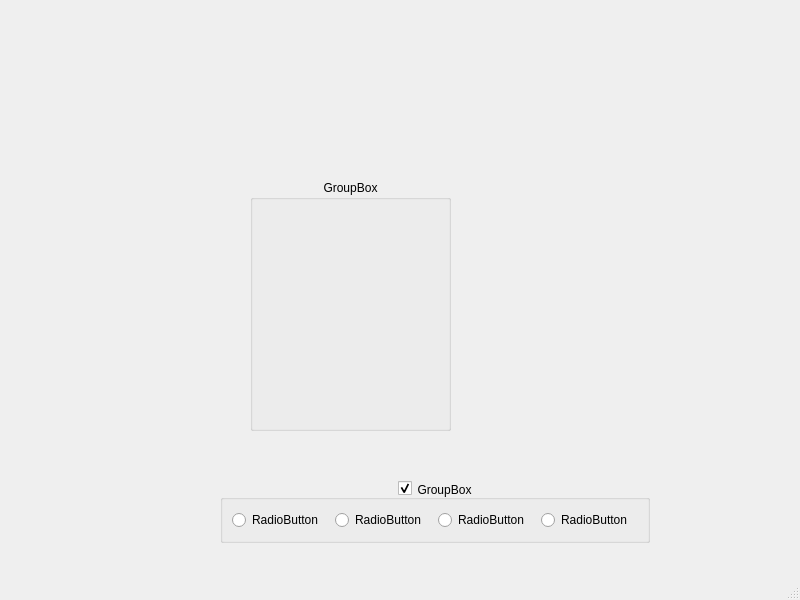
<?xml version="1.0" encoding="UTF-8"?>
<ui version="4.0">
 <class>MainWindow</class>
 <widget class="QMainWindow" name="MainWindow">
  <property name="geometry">
   <rect>
    <x>0</x>
    <y>0</y>
    <width>800</width>
    <height>600</height>
   </rect>
  </property>
  <property name="windowTitle">
   <string>MainWindow</string>
  </property>
  <widget class="QWidget" name="centralwidget">
   <widget class="QGroupBox" name="GroupBox">
    <property name="geometry">
     <rect>
      <x>250</x>
      <y>180</y>
      <width>201</width>
      <height>251</height>
     </rect>
    </property>
    <property name="title">
     <string>GroupBox</string>
    </property>
    <property name="alignment">
     <set>Qt::AlignmentFlag::AlignHCenter|Qt::AlignmentFlag::AlignTop</set>
    </property>
   </widget>
   <widget class="QGroupBox" name="groupBox">
    <property name="geometry">
     <rect>
      <x>220</x>
      <y>480</y>
      <width>430</width>
      <height>63</height>
     </rect>
    </property>
    <property name="title">
     <string>GroupBox</string>
    </property>
    <property name="alignment">
     <set>Qt::AlignmentFlag::AlignBottom|Qt::AlignmentFlag::AlignHCenter</set>
    </property>
    <property name="flat">
     <bool>true</bool>
    </property>
    <property name="checkable">
     <bool>true</bool>
    </property>
    <property name="checked">
     <bool>true</bool>
    </property>
    <layout class="QHBoxLayout" name="horizontalLayout">
     <item>
      <widget class="QRadioButton" name="radioButton_3">
       <property name="text">
        <string>RadioButton</string>
       </property>
      </widget>
     </item>
     <item>
      <widget class="QRadioButton" name="radioButton_2">
       <property name="text">
        <string>RadioButton</string>
       </property>
      </widget>
     </item>
     <item>
      <widget class="QRadioButton" name="radioButton">
       <property name="text">
        <string>RadioButton</string>
       </property>
      </widget>
     </item>
     <item>
      <widget class="QRadioButton" name="radioButton_4">
       <property name="text">
        <string>RadioButton</string>
       </property>
      </widget>
     </item>
    </layout>
   </widget>
  </widget>
  <widget class="QMenuBar" name="menubar">
   <property name="geometry">
    <rect>
     <x>0</x>
     <y>0</y>
     <width>800</width>
     <height>20</height>
    </rect>
   </property>
  </widget>
  <widget class="QStatusBar" name="statusbar"/>
 </widget>
 <resources/>
 <connections/>
</ui>
